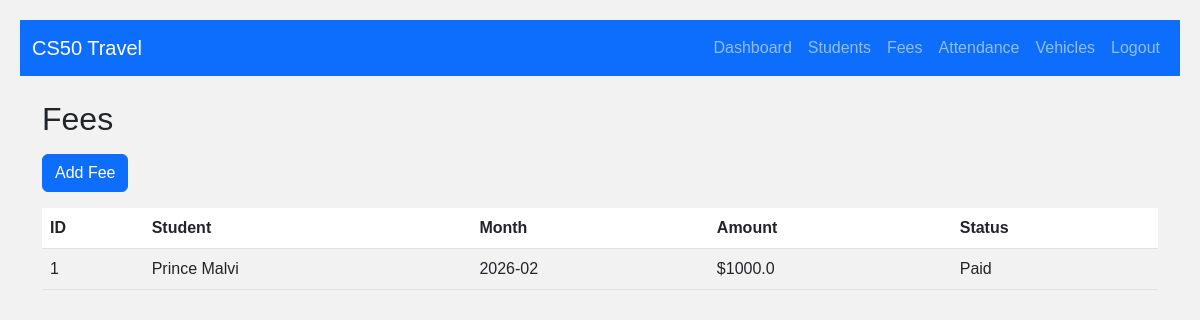
The page /fees (signed in) on the database as committed earlier.
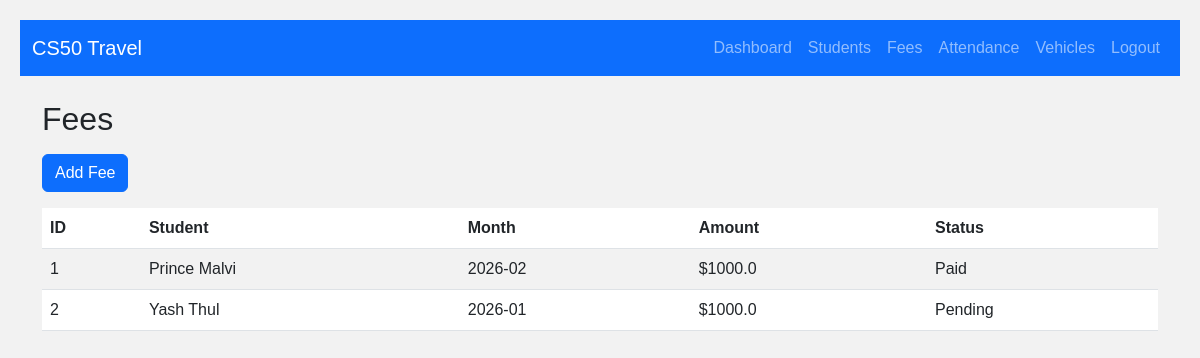
The same page on the database as committed later.
### tables this page shows
CREATE TABLE fees (
            id INTEGER PRIMARY KEY AUTOINCREMENT,
            student_id INTEGER,
            month TEXT,
            amount REAL,
            status TEXT,
            FOREIGN KEY(student_id) REFERENCES students(id)
        );

CREATE TABLE students (
            id INTEGER PRIMARY KEY AUTOINCREMENT,
            name TEXT,
            school TEXT,
            route TEXT,
            photo TEXT
        );

### app.py (the view)
@app.route("/fees")
def fees():
    if "user" not in session:
        return redirect("/")
    cur = get_db().cursor()
    cur.execute('''
        SELECT fees.id, students.name, fees.month, fees.amount, fees.status
        FROM fees JOIN students ON fees.student_id = students.id
    ''')
    fees = cur.fetchall()
    return render_template("fees.html", fees=fees)

### app.py (called while the page is built)
def get_db():
    db = getattr(g, "_database", None)
    if db is None:
        db = g._database = sqlite3.connect(DATABASE)
        db.row_factory = sqlite3.Row
    return db

@app.teardown_appcontext
def close_connection(exception):
    db = getattr(g, "_database", None)
    if db is not None:
        db.close()

### templates/fees.html
{% extends "layout.html" %}
{% block content %}
<h2 class="mb-3">Fees</h2>
<a href="/add_fee" class="btn btn-primary mb-3">Add Fee</a>
<table class="table table-striped">
  <thead>
    <tr>
      <th>ID</th>
      <th>Student</th>
      <th>Month</th>
      <th>Amount</th>
      <th>Status</th>
    </tr>
  </thead>
  <tbody>
    {% for fee in fees %}
    <tr>
      <td>{{ fee.id }}</td>
      <td>{{ fee.name }}</td>
      <td>{{ fee.month }}</td>
      <td>${{ fee.amount }}</td>
      <td>{{ fee.status }}</td>
    </tr>
    {% endfor %}
  </tbody>
</table>
{% endblock %}

Rows that differ between the two databases and show on the page:
added fees: id "2", name "Yash Thul", month "2026-01", amount "1000.0", status "Pending"
